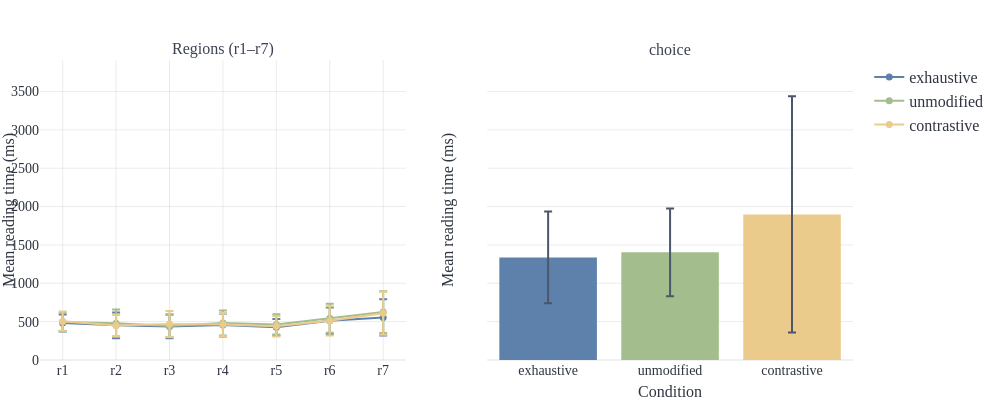

Notebook code cell kept with this figure:
### Code cell
from plotly.subplots import make_subplots
import plotly.graph_objects as go
import plotly.express as px
import numpy as np
import pandas as pd

# Use winsorized aggregate if you kept a separate variable; otherwise use agg_plot
plot_source = agg_plot_wins if 'agg_plot_wins' in globals() else agg_plot.copy()

# Determine three_conditions (prefer canonical)
preferred = ['exhaustive', 'unmodified', 'contrastive']
present_conditions = plot_source['condition'].dropna().astype(str).unique().tolist()
three_conditions = [c for c in preferred if c in present_conditions]
if len(three_conditions) < 3:
    three_conditions = present_conditions[:3]

# Regions (exclude 'choice' from region facets)
full_region_order = [f"r{i}" for i in range(1, 8)]
region_order = full_region_order[:]

# Data frames
region_df = plot_source[
    plot_source['region'].isin(region_order) &
    plot_source['condition'].isin(three_conditions)
].copy()
region_df['region'] = pd.Categorical(region_df['region'], categories=region_order, ordered=True)

choice_df = plot_source[plot_source['region'].astype(str) == 'choice'].copy()
choice_df = choice_df[choice_df['condition'].isin(three_conditions)].copy()

# Build color map
palette = nord
color_map = {cond: palette[i % len(palette)] for i, cond in enumerate(three_conditions)}

# Global y-range with error bars
all_y = pd.concat([
    region_df['mean_reading_time'] + region_df['std_reading_time'].fillna(0),
    choice_df['mean_reading_time'] + choice_df['std_reading_time'].fillna(0)
]).dropna()

ymin = float(pd.concat([
    region_df['mean_reading_time'] - region_df['std_reading_time'].fillna(0),
    choice_df['mean_reading_time'] - choice_df['std_reading_time'].fillna(0)
]).min()) if not all_y.isnull().all() else 0.0

ymax = float(all_y.max()) if not all_y.isnull().all() else 1.0
ypad = (ymax - ymin) * 0.15 if (ymax - ymin) > 0 else 10.0
ymin = max(0.0, ymin - ypad)
ymax = ymax + ypad

# --- NEW: 2-panel layout ---
# Panel 1: Regions r1-r7, all three conditions on the same axes (color distinguishes conditions)
# Panel 2: Choice RTs as bars (still by condition)
fig = make_subplots(
    rows=1,
    cols=2,
    shared_yaxes=True,
    subplot_titles=["Regions (r1–r7)", "choice"],
)

# Region lines (all conditions in the same subplot)
for cond in three_conditions:
    d = region_df[region_df['condition'].astype(str) == cond].sort_values('region')
    if d.empty:
        continue

    cond_color = color_map.get(cond)
    fig.add_trace(
        go.Scatter(
            x=d['region'].astype(str),
            y=d['mean_reading_time'],
            mode='lines+markers',
            name=cond,
            error_y=dict(type='data', array=d['std_reading_time'].fillna(0).to_numpy()),
            marker=dict(size=7, color=cond_color),
            line=dict(width=2, color=cond_color),
        ),
        row=1,
        col=1,
    )

fig.update_xaxes(categoryorder='array', categoryarray=region_order, row=1, col=1)
fig.update_yaxes(title_text='Mean reading time (ms)', row=1, col=1, range=[ymin, ymax])

# Choice bars
if not choice_df.empty:
    choice_df['condition'] = pd.Categorical(choice_df['condition'].astype(str), categories=three_conditions, ordered=True)
    choice_df = choice_df.sort_values('condition')

    y = []
    err = []
    x = []
    colors = []
    for cond in three_conditions:
        d = choice_df[choice_df['condition'].astype(str) == cond]
        if d.empty:
            continue
        x.append(cond)
        y.append(float(d['mean_reading_time'].iloc[0]))
        err.append(float(d['std_reading_time'].fillna(0).iloc[0]))
        colors.append(color_map.get(cond))

    fig.add_trace(
        go.Bar(
            x=x,
            y=y,
            marker_color=colors,
            error_y=dict(type='data', array=err, color=snow[2]),
            showlegend=False,
        ),
        row=1,
        col=2,
    )

fig.update_xaxes(title_text='Condition', row=1, col=2)
fig.update_yaxes(title_text='Mean reading time (ms)', row=1, col=2, range=[ymin, ymax])

# Layout
fig.update_layout(
    base_layout,
    template='nord_light_paper',
    showlegend=True,
)

fig.show()

# Save
fig.write_image(plots / "reading_times_regions_combined.png", scale=3)
fig.write_html(plots / "reading_times_regions_combined.html", include_plotlyjs='cdn')

### Figure 1 — Plotly figure (JSON) as saved in the notebook; plotly's stock layout.template omitted (floating-point values rounded to 4 significant figures)
{"data": [{"error_y": {"array": [110.9, 168.3, 154.2, 149.7, 107.4, 172.4, 236.5], "type": "data"}, "line": {"color": "#5e81ac", "width": 2}, "marker": {"color": "#5e81ac", "size": 7}, "mode": "lines+markers", "name": "exhaustive", "type": "scatter", "x": ["r1", "r2", "r3", "r4", "r5", "r6", "r7"], "xaxis": "x", "y": [481.2, 451.9, 437.5, 455.8, 427.2, 511.1, 554.4], "yaxis": "y"}, {"error_y": {"array": [121.6, 179.5, 146.7, 162.9, 132.1, 189.2, 272.2], "type": "data"}, "line": {"color": "#a3be8c", "width": 2}, "marker": {"color": "#a3be8c", "size": 7}, "mode": "lines+markers", "name": "unmodified", "type": "scatter", "x": ["r1", "r2", "r3", "r4", "r5", "r6", "r7"], "xaxis": "x", "y": [495.7, 478.9, 443.4, 483.7, 463.5, 544.8, 624.5], "yaxis": "y"}, {"error_y": {"array": [126.0, 137.5, 170.3, 150.9, 133.1, 189.8, 280.4], "type": "data"}, "line": {"color": "#ebcb8b", "width": 2}, "marker": {"color": "#ebcb8b", "size": 7}, "mode": "lines+markers", "name": "contrastive", "type": "scatter", "x": ["r1", "r2", "r3", "r4", "r5", "r6", "r7"], "xaxis": "x", "y": [506.3, 449.4, 468.9, 461.3, 439.3, 510.5, 610.6], "yaxis": "y"}, {"error_y": {"array": [597.5, 573.1, 1540.0], "color": "#4c566a", "type": "data"}, "marker": {"color": ["#5e81ac", "#a3be8c", "#ebcb8b"]}, "showlegend": false, "type": "bar", "x": ["exhaustive", "unmodified", "contrastive"], "xaxis": "x2", "y": [1337.0, 1403.0, 1898.0], "yaxis": "y2"}], "layout": {"annotations": [{"font": {"size": 16}, "showarrow": false, "text": "Regions (r1–r7)", "x": 0.225, "xanchor": "center", "xref": "paper", "y": 1, "yanchor": "bottom", "yref": "paper"}, {"font": {"size": 16}, "showarrow": false, "text": "choice", "x": 0.775, "xanchor": "center", "xref": "paper", "y": 1, "yanchor": "bottom", "yref": "paper"}], "height": 400, "margin": {"b": 40, "l": 40, "r": 20, "t": 60}, "showlegend": true, "width": 1000, "xaxis": {"anchor": "y", "categoryarray": ["r1", "r2", "r3", "r4", "r5", "r6", "r7"], "categoryorder": "array", "domain": [0, 0.45]}, "xaxis2": {"anchor": "y2", "domain": [0.55, 1], "title": {"text": "Condition"}}, "yaxis": {"anchor": "x", "domain": [0, 1], "range": [0, 3910.0], "title": {"text": "Mean reading time (ms)"}}, "yaxis2": {"anchor": "x2", "domain": [0, 1], "matches": "y", "range": [0, 3910.0], "showticklabels": false, "title": {"text": "Mean reading time (ms)"}}}}
